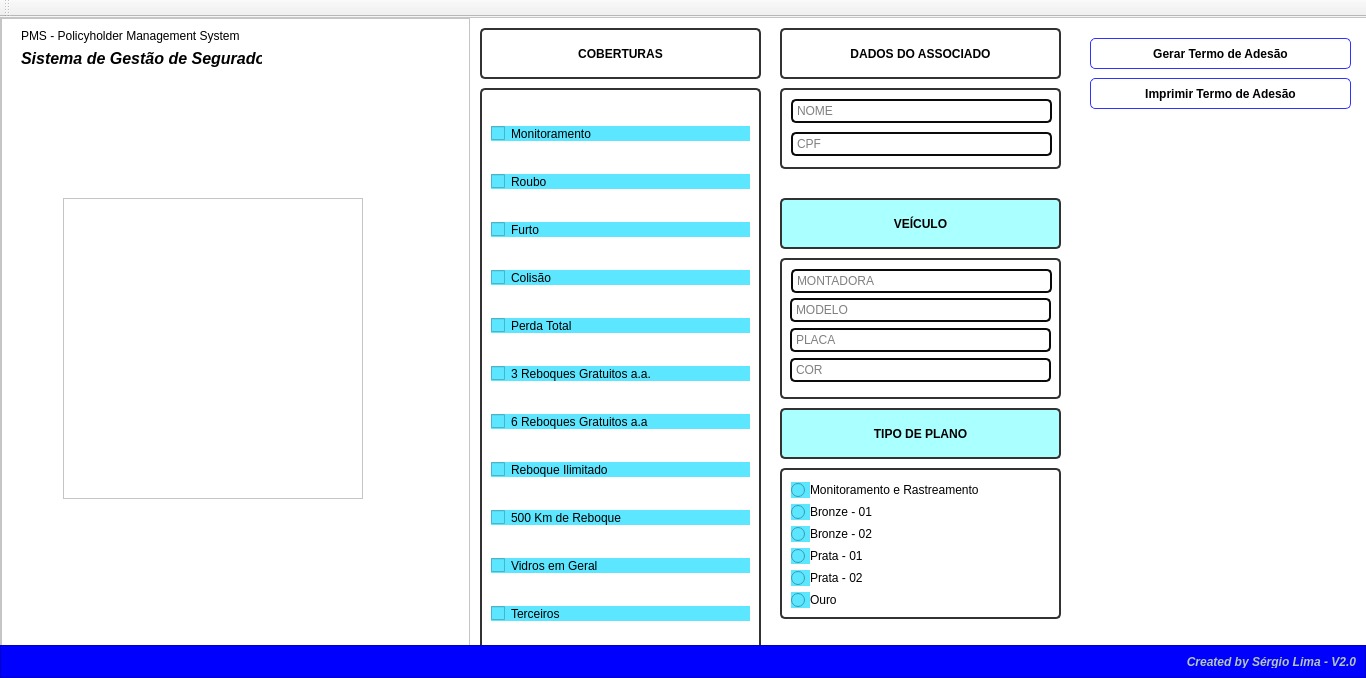
<?xml version="1.0" encoding="UTF-8"?>
<ui version="4.0">
 <class>MainWindow</class>
 <widget class="QMainWindow" name="MainWindow">
  <property name="geometry">
   <rect>
    <x>0</x>
    <y>0</y>
    <width>1366</width>
    <height>678</height>
   </rect>
  </property>
  <property name="windowTitle">
   <string>MRS Veicular</string>
  </property>
  <property name="windowIcon">
   <iconset>
    <normaloff>Images/icon.ico</normaloff>Images/icon.ico</iconset>
  </property>
  <widget class="QWidget" name="centralwidget">
   <layout class="QVBoxLayout" name="verticalLayout">
    <property name="spacing">
     <number>0</number>
    </property>
    <property name="leftMargin">
     <number>0</number>
    </property>
    <property name="topMargin">
     <number>0</number>
    </property>
    <property name="rightMargin">
     <number>0</number>
    </property>
    <property name="bottomMargin">
     <number>0</number>
    </property>
    <item>
     <widget class="QFrame" name="frame_background">
      <property name="styleSheet">
       <string notr="true">background-color: rgb(255, 255, 255);</string>
      </property>
      <property name="frameShape">
       <enum>QFrame::StyledPanel</enum>
      </property>
      <property name="frameShadow">
       <enum>QFrame::Raised</enum>
      </property>
      <widget class="QFrame" name="frame_logo_outside">
       <property name="geometry">
        <rect>
         <x>1</x>
         <y>1</y>
         <width>469</width>
         <height>703</height>
        </rect>
       </property>
       <property name="styleSheet">
        <string notr="true">QFrame{
	background-color: rgb(255, 255, 255);
}</string>
       </property>
       <property name="frameShape">
        <enum>QFrame::StyledPanel</enum>
       </property>
       <property name="frameShadow">
        <enum>QFrame::Raised</enum>
       </property>
       <widget class="QFrame" name="frame_logo_inside">
        <property name="geometry">
         <rect>
          <x>62</x>
          <y>180</y>
          <width>300</width>
          <height>301</height>
         </rect>
        </property>
        <property name="minimumSize">
         <size>
          <width>0</width>
          <height>0</height>
         </size>
        </property>
        <property name="maximumSize">
         <size>
          <width>300</width>
          <height>1000</height>
         </size>
        </property>
        <property name="styleSheet">
         <string notr="true">background-image: url(:/Logo/Images/logomp313x300.png);
background-repeat: no-repeat;
background-position: center;
</string>
        </property>
        <property name="frameShape">
         <enum>QFrame::StyledPanel</enum>
        </property>
        <property name="frameShadow">
         <enum>QFrame::Raised</enum>
        </property>
       </widget>
       <widget class="QLabel" name="label_2">
        <property name="geometry">
         <rect>
          <x>20</x>
          <y>10</y>
          <width>231</width>
          <height>16</height>
         </rect>
        </property>
        <property name="font">
         <font>
          <family>Segoe UI</family>
          <pointsize>9</pointsize>
          <weight>50</weight>
          <italic>false</italic>
          <bold>false</bold>
         </font>
        </property>
        <property name="text">
         <string>PMS - Policyholder Management System</string>
        </property>
       </widget>
       <widget class="QLabel" name="label_3">
        <property name="geometry">
         <rect>
          <x>20</x>
          <y>30</y>
          <width>241</width>
          <height>21</height>
         </rect>
        </property>
        <property name="font">
         <font>
          <family>Segoe UI</family>
          <pointsize>12</pointsize>
          <weight>75</weight>
          <italic>true</italic>
          <bold>true</bold>
         </font>
        </property>
        <property name="text">
         <string>Sistema de Gestão de Segurados</string>
        </property>
       </widget>
      </widget>
      <widget class="QFrame" name="frame_buttons_menu">
       <property name="geometry">
        <rect>
         <x>1070</x>
         <y>1</y>
         <width>300</width>
         <height>703</height>
        </rect>
       </property>
       <property name="minimumSize">
        <size>
         <width>0</width>
         <height>0</height>
        </size>
       </property>
       <property name="maximumSize">
        <size>
         <width>300</width>
         <height>1000</height>
        </size>
       </property>
       <property name="styleSheet">
        <string notr="true">border: no-border;
background-image: url(:/backgrounds/Images/background-blue-1715x980.jpg);</string>
       </property>
       <property name="frameShape">
        <enum>QFrame::StyledPanel</enum>
       </property>
       <property name="frameShadow">
        <enum>QFrame::Raised</enum>
       </property>
       <widget class="QPushButton" name="pushButton_generateterm">
        <property name="geometry">
         <rect>
          <x>20</x>
          <y>20</y>
          <width>261</width>
          <height>31</height>
         </rect>
        </property>
        <property name="font">
         <font>
          <family>Segoe UI</family>
          <weight>75</weight>
          <bold>true</bold>
         </font>
        </property>
        <property name="styleSheet">
         <string notr="true">QPushButton{
	border: 1px solid rgb(50, 50, 255);
	border-radius: 5px;
}
QPushButton:hover{
	border: 1px solid rgb(10, 10, 10);
}
QPushButton:pressed{
	border: 2px solid rgb(0, 0, 255);
}</string>
        </property>
        <property name="text">
         <string>Gerar Termo de Adesão</string>
        </property>
       </widget>
       <widget class="QPushButton" name="pushButton_printterm">
        <property name="geometry">
         <rect>
          <x>20</x>
          <y>60</y>
          <width>261</width>
          <height>31</height>
         </rect>
        </property>
        <property name="font">
         <font>
          <family>Segoe UI</family>
          <weight>75</weight>
          <bold>true</bold>
         </font>
        </property>
        <property name="styleSheet">
         <string notr="true">QPushButton{
	border: 1px solid rgb(50, 50, 255);
	border-radius: 5px;
}
QPushButton:hover{
	border: 1px solid rgb(10, 10, 10);
}
QPushButton:pressed{
	border: 2px solid rgb(0, 0, 255);
}</string>
        </property>
        <property name="text">
         <string>Imprimir Termo de Adesão</string>
        </property>
       </widget>
      </widget>
      <widget class="QFrame" name="frame_datauser_outside">
       <property name="geometry">
        <rect>
         <x>770</x>
         <y>1</y>
         <width>300</width>
         <height>703</height>
        </rect>
       </property>
       <property name="minimumSize">
        <size>
         <width>0</width>
         <height>0</height>
        </size>
       </property>
       <property name="maximumSize">
        <size>
         <width>300</width>
         <height>1000</height>
        </size>
       </property>
       <property name="styleSheet">
        <string notr="true">border: no-border;
background-image: url(:/backgrounds/Images/background-blue-1715x980.jpg);</string>
       </property>
       <property name="frameShape">
        <enum>QFrame::StyledPanel</enum>
       </property>
       <property name="frameShadow">
        <enum>QFrame::Raised</enum>
       </property>
       <widget class="QLabel" name="label_clientdata">
        <property name="geometry">
         <rect>
          <x>10</x>
          <y>10</y>
          <width>281</width>
          <height>51</height>
         </rect>
        </property>
        <property name="font">
         <font>
          <family>Segoe UI</family>
          <weight>75</weight>
          <bold>true</bold>
         </font>
        </property>
        <property name="layoutDirection">
         <enum>Qt::LeftToRight</enum>
        </property>
        <property name="styleSheet">
         <string notr="true">QLabel{
	border: 2px solid rgb(50,50,50);
	border-radius: 5px;
	
	background-image: url(:/backgrounds/Images/background-blue-1715x980.jpg);
}</string>
        </property>
        <property name="text">
         <string>DADOS DO ASSOCIADO</string>
        </property>
        <property name="alignment">
         <set>Qt::AlignCenter</set>
        </property>
       </widget>
       <widget class="QFrame" name="frame_datauser_inside">
        <property name="geometry">
         <rect>
          <x>10</x>
          <y>70</y>
          <width>281</width>
          <height>81</height>
         </rect>
        </property>
        <property name="styleSheet">
         <string notr="true">QFrame{
	border: 2px solid rgb(50,50,50);
	border-radius: 5px;
	
	background-image: url(:/backgrounds/Images/background-blue-1715x980.jpg);
}</string>
        </property>
        <property name="frameShape">
         <enum>QFrame::StyledPanel</enum>
        </property>
        <property name="frameShadow">
         <enum>QFrame::Raised</enum>
        </property>
        <widget class="QLineEdit" name="lineEdit_name">
         <property name="geometry">
          <rect>
           <x>11</x>
           <y>11</y>
           <width>261</width>
           <height>24</height>
          </rect>
         </property>
         <property name="maximumSize">
          <size>
           <width>300</width>
           <height>16777211</height>
          </size>
         </property>
         <property name="styleSheet">
          <string notr="true">QLineEdit{
	border: 2px solid rgb(10,10,10);
	border-radius: 5px;
	padding: 2px;
}
QLineEdit:hover{
	border: 2px solid rgb(80,80,80);
}
QLineEdit:focus{
	border: 2px solid rgb(80,80,80);
}</string>
         </property>
         <property name="text">
          <string/>
         </property>
         <property name="placeholderText">
          <string>NOME</string>
         </property>
        </widget>
        <widget class="QLineEdit" name="lineEdit_cpf">
         <property name="geometry">
          <rect>
           <x>11</x>
           <y>44</y>
           <width>261</width>
           <height>24</height>
          </rect>
         </property>
         <property name="maximumSize">
          <size>
           <width>300</width>
           <height>16777211</height>
          </size>
         </property>
         <property name="styleSheet">
          <string notr="true">QLineEdit{
	border: 2px solid rgb(10,10,10);
	border-radius: 5px;
	padding: 2px;
}
QLineEdit:hover{
	border: 2px solid rgb(80,80,80);
}
QLineEdit:focus{
	border: 2px solid rgb(80,80,80);
}</string>
         </property>
         <property name="text">
          <string/>
         </property>
         <property name="placeholderText">
          <string>CPF</string>
         </property>
        </widget>
       </widget>
       <widget class="QFrame" name="frame_vehicledata_plaintype_outside">
        <property name="geometry">
         <rect>
          <x>0</x>
          <y>170</y>
          <width>300</width>
          <height>431</height>
         </rect>
        </property>
        <property name="minimumSize">
         <size>
          <width>0</width>
          <height>0</height>
         </size>
        </property>
        <property name="maximumSize">
         <size>
          <width>300</width>
          <height>1000</height>
         </size>
        </property>
        <property name="styleSheet">
         <string notr="true">border: no-border;</string>
        </property>
        <property name="frameShape">
         <enum>QFrame::StyledPanel</enum>
        </property>
        <property name="frameShadow">
         <enum>QFrame::Raised</enum>
        </property>
        <widget class="QLabel" name="label_vehicle">
         <property name="geometry">
          <rect>
           <x>10</x>
           <y>10</y>
           <width>281</width>
           <height>51</height>
          </rect>
         </property>
         <property name="font">
          <font>
           <family>Segoe UI</family>
           <weight>75</weight>
           <bold>true</bold>
          </font>
         </property>
         <property name="layoutDirection">
          <enum>Qt::LeftToRight</enum>
         </property>
         <property name="styleSheet">
          <string notr="true">QLabel{
	border: 2px solid rgb(50,50,50);
	border-radius: 5px;
	
	background-color: rgb(170, 255, 255);
}</string>
         </property>
         <property name="text">
          <string>VEÍCULO</string>
         </property>
         <property name="alignment">
          <set>Qt::AlignCenter</set>
         </property>
        </widget>
        <widget class="QFrame" name="frame_vehicledata_plaintype__inside">
         <property name="geometry">
          <rect>
           <x>10</x>
           <y>70</y>
           <width>281</width>
           <height>141</height>
          </rect>
         </property>
         <property name="styleSheet">
          <string notr="true">QFrame{
	border: 2px solid rgb(50,50,50);
	border-radius: 5px;
	
	background-image: url(:/backgrounds/Images/background-blue-1715x980.jpg);
}</string>
         </property>
         <property name="frameShape">
          <enum>QFrame::StyledPanel</enum>
         </property>
         <property name="frameShadow">
          <enum>QFrame::Raised</enum>
         </property>
         <widget class="QLineEdit" name="lineEdit_assembler">
          <property name="geometry">
           <rect>
            <x>11</x>
            <y>11</y>
            <width>261</width>
            <height>24</height>
           </rect>
          </property>
          <property name="maximumSize">
           <size>
            <width>300</width>
            <height>16777211</height>
           </size>
          </property>
          <property name="styleSheet">
           <string notr="true">QLineEdit{
	border: 2px solid rgb(10,10,10);
	border-radius: 5px;
	padding: 2px;
}
QLineEdit:hover{
	border: 2px solid rgb(80,80,80);
}
QLineEdit:focus{
	border: 2px solid rgb(80,80,80);
}</string>
          </property>
          <property name="text">
           <string/>
          </property>
          <property name="placeholderText">
           <string>MONTADORA</string>
          </property>
         </widget>
         <widget class="QLineEdit" name="lineEdit_model">
          <property name="geometry">
           <rect>
            <x>10</x>
            <y>40</y>
            <width>261</width>
            <height>24</height>
           </rect>
          </property>
          <property name="maximumSize">
           <size>
            <width>300</width>
            <height>16777211</height>
           </size>
          </property>
          <property name="styleSheet">
           <string notr="true">QLineEdit{
	border: 2px solid rgb(10,10,10);
	border-radius: 5px;
	padding: 2px;
}
QLineEdit:hover{
	border: 2px solid rgb(80,80,80);
}
QLineEdit:focus{
	border: 2px solid rgb(80,80,80);
}</string>
          </property>
          <property name="text">
           <string/>
          </property>
          <property name="placeholderText">
           <string>MODELO</string>
          </property>
         </widget>
         <widget class="QLineEdit" name="lineEdit_plate">
          <property name="geometry">
           <rect>
            <x>10</x>
            <y>70</y>
            <width>261</width>
            <height>24</height>
           </rect>
          </property>
          <property name="maximumSize">
           <size>
            <width>300</width>
            <height>16777211</height>
           </size>
          </property>
          <property name="styleSheet">
           <string notr="true">QLineEdit{
	border: 2px solid rgb(10,10,10);
	border-radius: 5px;
	padding: 2px;
}
QLineEdit:hover{
	border: 2px solid rgb(80,80,80);
}
QLineEdit:focus{
	border: 2px solid rgb(80,80,80);
}</string>
          </property>
          <property name="text">
           <string/>
          </property>
          <property name="placeholderText">
           <string>PLACA</string>
          </property>
         </widget>
         <widget class="QLineEdit" name="lineEdit_color">
          <property name="geometry">
           <rect>
            <x>10</x>
            <y>100</y>
            <width>261</width>
            <height>24</height>
           </rect>
          </property>
          <property name="maximumSize">
           <size>
            <width>300</width>
            <height>16777211</height>
           </size>
          </property>
          <property name="styleSheet">
           <string notr="true">QLineEdit{
	border: 2px solid rgb(10,10,10);
	border-radius: 5px;
	padding: 2px;
}
QLineEdit:hover{
	border: 2px solid rgb(80,80,80);
}
QLineEdit:focus{
	border: 2px solid rgb(80,80,80);
}</string>
          </property>
          <property name="text">
           <string/>
          </property>
          <property name="placeholderText">
           <string>COR</string>
          </property>
         </widget>
        </widget>
        <widget class="QLabel" name="label_plaintype">
         <property name="geometry">
          <rect>
           <x>10</x>
           <y>220</y>
           <width>281</width>
           <height>51</height>
          </rect>
         </property>
         <property name="font">
          <font>
           <family>Segoe UI</family>
           <weight>75</weight>
           <bold>true</bold>
          </font>
         </property>
         <property name="layoutDirection">
          <enum>Qt::LeftToRight</enum>
         </property>
         <property name="styleSheet">
          <string notr="true">QLabel{
	border: 2px solid rgb(50,50,50);
	border-radius: 5px;
	
	background-color: rgb(170, 255, 255);
}</string>
         </property>
         <property name="text">
          <string>TIPO DE PLANO</string>
         </property>
         <property name="alignment">
          <set>Qt::AlignCenter</set>
         </property>
        </widget>
        <widget class="QFrame" name="frame_plaintype_inside">
         <property name="geometry">
          <rect>
           <x>10</x>
           <y>280</y>
           <width>281</width>
           <height>151</height>
          </rect>
         </property>
         <property name="styleSheet">
          <string notr="true">QFrame{
	border: 2px solid rgb(50,50,50);
	border-radius: 5px;
	
	background-image: url(:/backgrounds/Images/background-blue-1715x980.jpg);
}</string>
         </property>
         <property name="frameShape">
          <enum>QFrame::StyledPanel</enum>
         </property>
         <property name="frameShadow">
          <enum>QFrame::Raised</enum>
         </property>
         <widget class="QRadioButton" name="radioButton_monitoring">
          <property name="geometry">
           <rect>
            <x>11</x>
            <y>14</y>
            <width>19</width>
            <height>16</height>
           </rect>
          </property>
          <property name="font">
           <font>
            <family>Segoe UI</family>
            <weight>50</weight>
            <bold>false</bold>
           </font>
          </property>
          <property name="styleSheet">
           <string notr="true">QRadioButton{
	background-color: rgb(92, 230, 255);
}
QRadioButton:hover{
	color: rgb(50,50,50);
}</string>
          </property>
          <property name="text">
           <string/>
          </property>
         </widget>
         <widget class="QRadioButton" name="radioButton_bronze01">
          <property name="geometry">
           <rect>
            <x>11</x>
            <y>36</y>
            <width>19</width>
            <height>16</height>
           </rect>
          </property>
          <property name="font">
           <font>
            <family>Segoe UI</family>
           </font>
          </property>
          <property name="styleSheet">
           <string notr="true">QRadioButton{
	background-color: rgb(92, 230, 255);
}
QRadioButton:hover{
	color: rgb(50,50,50);
}</string>
          </property>
          <property name="text">
           <string/>
          </property>
         </widget>
         <widget class="QRadioButton" name="radioButton_bronze02">
          <property name="geometry">
           <rect>
            <x>11</x>
            <y>58</y>
            <width>19</width>
            <height>16</height>
           </rect>
          </property>
          <property name="font">
           <font>
            <family>Segoe UI</family>
           </font>
          </property>
          <property name="styleSheet">
           <string notr="true">QRadioButton{
	background-color: rgb(92, 230, 255);
}
QRadioButton:hover{
	color: rgb(50,50,50);
}</string>
          </property>
          <property name="text">
           <string/>
          </property>
         </widget>
         <widget class="QRadioButton" name="radioButton_silver01">
          <property name="geometry">
           <rect>
            <x>11</x>
            <y>80</y>
            <width>19</width>
            <height>16</height>
           </rect>
          </property>
          <property name="font">
           <font>
            <family>Segoe UI</family>
           </font>
          </property>
          <property name="styleSheet">
           <string notr="true">QRadioButton{
	background-color: rgb(92, 230, 255);
}
QRadioButton:hover{
	color: rgb(50,50,50);
}</string>
          </property>
          <property name="text">
           <string/>
          </property>
         </widget>
         <widget class="QRadioButton" name="radioButton_silver02">
          <property name="geometry">
           <rect>
            <x>11</x>
            <y>102</y>
            <width>19</width>
            <height>16</height>
           </rect>
          </property>
          <property name="font">
           <font>
            <family>Segoe UI</family>
           </font>
          </property>
          <property name="styleSheet">
           <string notr="true">QRadioButton{
	background-color: rgb(92, 230, 255);
}
QRadioButton:hover{
	color: rgb(50,50,50);
}</string>
          </property>
          <property name="text">
           <string/>
          </property>
         </widget>
         <widget class="QRadioButton" name="radioButton_gold">
          <property name="geometry">
           <rect>
            <x>11</x>
            <y>124</y>
            <width>19</width>
            <height>16</height>
           </rect>
          </property>
          <property name="font">
           <font>
            <family>Segoe UI</family>
           </font>
          </property>
          <property name="styleSheet">
           <string notr="true">QRadioButton{
	background-color: rgb(92, 230, 255);
}
QRadioButton:hover{
	color: rgb(50,50,50);
}</string>
          </property>
          <property name="text">
           <string/>
          </property>
         </widget>
         <widget class="QLabel" name="label_monitoring">
          <property name="geometry">
           <rect>
            <x>30</x>
            <y>14</y>
            <width>171</width>
            <height>16</height>
           </rect>
          </property>
          <property name="font">
           <font>
            <family>Segoe UI</family>
           </font>
          </property>
          <property name="styleSheet">
           <string notr="true">QLabel{
	border: no-border;
}
QLabel:hover{
	color: rgb(50,50,50);
}</string>
          </property>
          <property name="text">
           <string>Monitoramento e Rastreamento</string>
          </property>
         </widget>
         <widget class="QLabel" name="label_monitoring_2">
          <property name="geometry">
           <rect>
            <x>30</x>
            <y>36</y>
            <width>161</width>
            <height>16</height>
           </rect>
          </property>
          <property name="font">
           <font>
            <family>Segoe UI</family>
           </font>
          </property>
          <property name="styleSheet">
           <string notr="true">QLabel{
	border: no-border;
}
QLabel:hover{
	color: rgb(50,50,50);
}</string>
          </property>
          <property name="text">
           <string>Bronze - 01</string>
          </property>
         </widget>
         <widget class="QLabel" name="label_monitoring_3">
          <property name="geometry">
           <rect>
            <x>30</x>
            <y>58</y>
            <width>161</width>
            <height>16</height>
           </rect>
          </property>
          <property name="font">
           <font>
            <family>Segoe UI</family>
           </font>
          </property>
          <property name="styleSheet">
           <string notr="true">QLabel{
	border: no-border;
}
QLabel:hover{
	color: rgb(50,50,50);
}</string>
          </property>
          <property name="text">
           <string>Bronze - 02</string>
          </property>
         </widget>
         <widget class="QLabel" name="label_monitoring_4">
          <property name="geometry">
           <rect>
            <x>30</x>
            <y>80</y>
            <width>161</width>
            <height>16</height>
           </rect>
          </property>
          <property name="font">
           <font>
            <family>Segoe UI</family>
           </font>
          </property>
          <property name="styleSheet">
           <string notr="true">QLabel{
	border: no-border;
}
QLabel:hover{
	color: rgb(50,50,50);
}</string>
          </property>
          <property name="text">
           <string>Prata - 01</string>
          </property>
         </widget>
         <widget class="QLabel" name="label_monitoring_5">
          <property name="geometry">
           <rect>
            <x>30</x>
            <y>102</y>
            <width>161</width>
            <height>16</height>
           </rect>
          </property>
          <property name="font">
           <font>
            <family>Segoe UI</family>
           </font>
          </property>
          <property name="styleSheet">
           <string notr="true">QLabel{
	border: no-border;
}
QLabel:hover{
	color: rgb(50,50,50);
}</string>
          </property>
          <property name="text">
           <string>Prata - 02</string>
          </property>
         </widget>
         <widget class="QLabel" name="label_monitoring_6">
          <property name="geometry">
           <rect>
            <x>30</x>
            <y>124</y>
            <width>161</width>
            <height>16</height>
           </rect>
          </property>
          <property name="font">
           <font>
            <family>Segoe UI</family>
           </font>
          </property>
          <property name="styleSheet">
           <string notr="true">QLabel{
	border: no-border;
}
QLabel:hover{
	color: rgb(50,50,50);
}</string>
          </property>
          <property name="text">
           <string>Ouro</string>
          </property>
         </widget>
        </widget>
       </widget>
      </widget>
      <widget class="QFrame" name="frame_coverages">
       <property name="geometry">
        <rect>
         <x>470</x>
         <y>1</y>
         <width>300</width>
         <height>703</height>
        </rect>
       </property>
       <property name="minimumSize">
        <size>
         <width>0</width>
         <height>0</height>
        </size>
       </property>
       <property name="maximumSize">
        <size>
         <width>300</width>
         <height>1000</height>
        </size>
       </property>
       <property name="styleSheet">
        <string notr="true">border: no-border;
background-image: url(:/backgrounds/Images/background-blue-1715x980.jpg);</string>
       </property>
       <property name="frameShape">
        <enum>QFrame::StyledPanel</enum>
       </property>
       <property name="frameShadow">
        <enum>QFrame::Raised</enum>
       </property>
       <widget class="QLabel" name="label_plains">
        <property name="geometry">
         <rect>
          <x>10</x>
          <y>10</y>
          <width>281</width>
          <height>51</height>
         </rect>
        </property>
        <property name="font">
         <font>
          <family>Segoe UI</family>
          <weight>75</weight>
          <bold>true</bold>
         </font>
        </property>
        <property name="layoutDirection">
         <enum>Qt::LeftToRight</enum>
        </property>
        <property name="styleSheet">
         <string notr="true">QLabel{
	border: 2px solid rgb(50,50,50);
	border-radius: 5px;
	
	background-image: url(:/backgrounds/Images/background-blue-1715x980.jpg);
}</string>
        </property>
        <property name="text">
         <string>COBERTURAS</string>
        </property>
        <property name="alignment">
         <set>Qt::AlignCenter</set>
        </property>
       </widget>
       <widget class="QFrame" name="frame_checkboxes">
        <property name="geometry">
         <rect>
          <x>10</x>
          <y>70</y>
          <width>281</width>
          <height>581</height>
         </rect>
        </property>
        <property name="styleSheet">
         <string notr="true">QFrame{
	border: 2px solid rgb(50,50,50);
	border-radius: 5px;
	background-image: url(:/backgrounds/Images/background-blue-1715x980.jpg);
}</string>
        </property>
        <property name="frameShape">
         <enum>QFrame::StyledPanel</enum>
        </property>
        <property name="frameShadow">
         <enum>QFrame::Raised</enum>
        </property>
        <layout class="QVBoxLayout" name="verticalLayout_2">
         <item>
          <widget class="QCheckBox" name="checkBox_monitoring">
           <property name="styleSheet">
            <string notr="true">QCheckBox{
	background-color: rgb(92, 230, 255);
}
QCheckBox:hover{
	color: rgb(50,50,50);
}</string>
           </property>
           <property name="text">
            <string>Monitoramento</string>
           </property>
          </widget>
         </item>
         <item>
          <widget class="QCheckBox" name="checkBox_roubo">
           <property name="styleSheet">
            <string notr="true">QCheckBox{
	background-color: rgb(92, 230, 255);
}
QCheckBox:hover{
	color: rgb(50,50,50);
}</string>
           </property>
           <property name="text">
            <string>Roubo</string>
           </property>
          </widget>
         </item>
         <item>
          <widget class="QCheckBox" name="checkBox_furto">
           <property name="styleSheet">
            <string notr="true">QCheckBox{
	background-color: rgb(92, 230, 255);
}
QCheckBox:hover{
	color: rgb(50,50,50);
}</string>
           </property>
           <property name="text">
            <string>Furto</string>
           </property>
          </widget>
         </item>
         <item>
          <widget class="QCheckBox" name="checkBox_collision">
           <property name="styleSheet">
            <string notr="true">QCheckBox{
	background-color: rgb(92, 230, 255);
}
QCheckBox:hover{
	color: rgb(50,50,50);
}</string>
           </property>
           <property name="text">
            <string>Colisão</string>
           </property>
          </widget>
         </item>
         <item>
          <widget class="QCheckBox" name="checkBox_pt">
           <property name="styleSheet">
            <string notr="true">QCheckBox{
	background-color: rgb(92, 230, 255);
}
QCheckBox:hover{
	color: rgb(50,50,50);
}</string>
           </property>
           <property name="text">
            <string>Perda Total</string>
           </property>
          </widget>
         </item>
         <item>
          <widget class="QCheckBox" name="checkBox_3R">
           <property name="styleSheet">
            <string notr="true">QCheckBox{
	background-color: rgb(92, 230, 255);
}
QCheckBox:hover{
	color: rgb(50,50,50);
}</string>
           </property>
           <property name="text">
            <string>3 Reboques Gratuitos a.a.</string>
           </property>
          </widget>
         </item>
         <item>
          <widget class="QCheckBox" name="checkBox_6R">
           <property name="styleSheet">
            <string notr="true">QCheckBox{
	background-color: rgb(92, 230, 255);
}
QCheckBox:hover{
	color: rgb(50,50,50);
}</string>
           </property>
           <property name="text">
            <string>6 Reboques Gratuitos a.a</string>
           </property>
          </widget>
         </item>
         <item>
          <widget class="QCheckBox" name="checkBox_RUnlimited">
           <property name="styleSheet">
            <string notr="true">QCheckBox{
	background-color: rgb(92, 230, 255);
}
QCheckBox:hover{
	color: rgb(50,50,50);
}</string>
           </property>
           <property name="text">
            <string>Reboque Ilimitado</string>
           </property>
          </widget>
         </item>
         <item>
          <widget class="QCheckBox" name="checkBox_R500">
           <property name="styleSheet">
            <string notr="true">QCheckBox{
	background-color: rgb(92, 230, 255);
}
QCheckBox:hover{
	color: rgb(50,50,50);
}</string>
           </property>
           <property name="text">
            <string>500 Km de Reboque</string>
           </property>
          </widget>
         </item>
         <item>
          <widget class="QCheckBox" name="checkBox_glasses">
           <property name="styleSheet">
            <string notr="true">QCheckBox{
	background-color: rgb(92, 230, 255);
}
QCheckBox:hover{
	color: rgb(50,50,50);
}</string>
           </property>
           <property name="text">
            <string>Vidros em Geral</string>
           </property>
          </widget>
         </item>
         <item>
          <widget class="QCheckBox" name="checkBox_others">
           <property name="styleSheet">
            <string notr="true">QCheckBox{
	background-color: rgb(92, 230, 255);
}
QCheckBox:hover{
	color: rgb(50,50,50);
}</string>
           </property>
           <property name="text">
            <string>Terceiros</string>
           </property>
          </widget>
         </item>
        </layout>
       </widget>
      </widget>
     </widget>
    </item>
    <item>
     <widget class="QFrame" name="frame_statusbarrier">
      <property name="maximumSize">
       <size>
        <width>16777215</width>
        <height>33</height>
       </size>
      </property>
      <property name="styleSheet">
       <string notr="true">background-color: rgb(0, 0, 255);</string>
      </property>
      <property name="frameShape">
       <enum>QFrame::StyledPanel</enum>
      </property>
      <property name="frameShadow">
       <enum>QFrame::Raised</enum>
      </property>
      <layout class="QHBoxLayout" name="horizontalLayout">
       <item>
        <widget class="QLabel" name="label">
         <property name="maximumSize">
          <size>
           <width>16777215</width>
           <height>16777215</height>
          </size>
         </property>
         <property name="font">
          <font>
           <family>Segoe UI</family>
           <weight>75</weight>
           <italic>true</italic>
           <bold>true</bold>
          </font>
         </property>
         <property name="styleSheet">
          <string notr="true">color: rgb(181, 198, 186);</string>
         </property>
         <property name="text">
          <string>Created by Sérgio Lima - V2.0</string>
         </property>
         <property name="alignment">
          <set>Qt::AlignRight|Qt::AlignTrailing|Qt::AlignVCenter</set>
         </property>
        </widget>
       </item>
      </layout>
     </widget>
    </item>
   </layout>
  </widget>
  <widget class="QToolBar" name="toolBar">
   <property name="windowTitle">
    <string>toolBar</string>
   </property>
   <attribute name="toolBarArea">
    <enum>TopToolBarArea</enum>
   </attribute>
   <attribute name="toolBarBreak">
    <bool>false</bool>
   </attribute>
  </widget>
  <action name="actionGerar_termo_de_ades_o">
   <property name="text">
    <string>Gerar termo de adesão</string>
   </property>
  </action>
  <action name="actionNovo">
   <property name="text">
    <string>Novo...</string>
   </property>
  </action>
  <action name="actionSalvar">
   <property name="text">
    <string>Salvar</string>
   </property>
  </action>
 </widget>
 <resources>
  <include location="file_rc.qrc"/>
 </resources>
 <connections/>
</ui>
